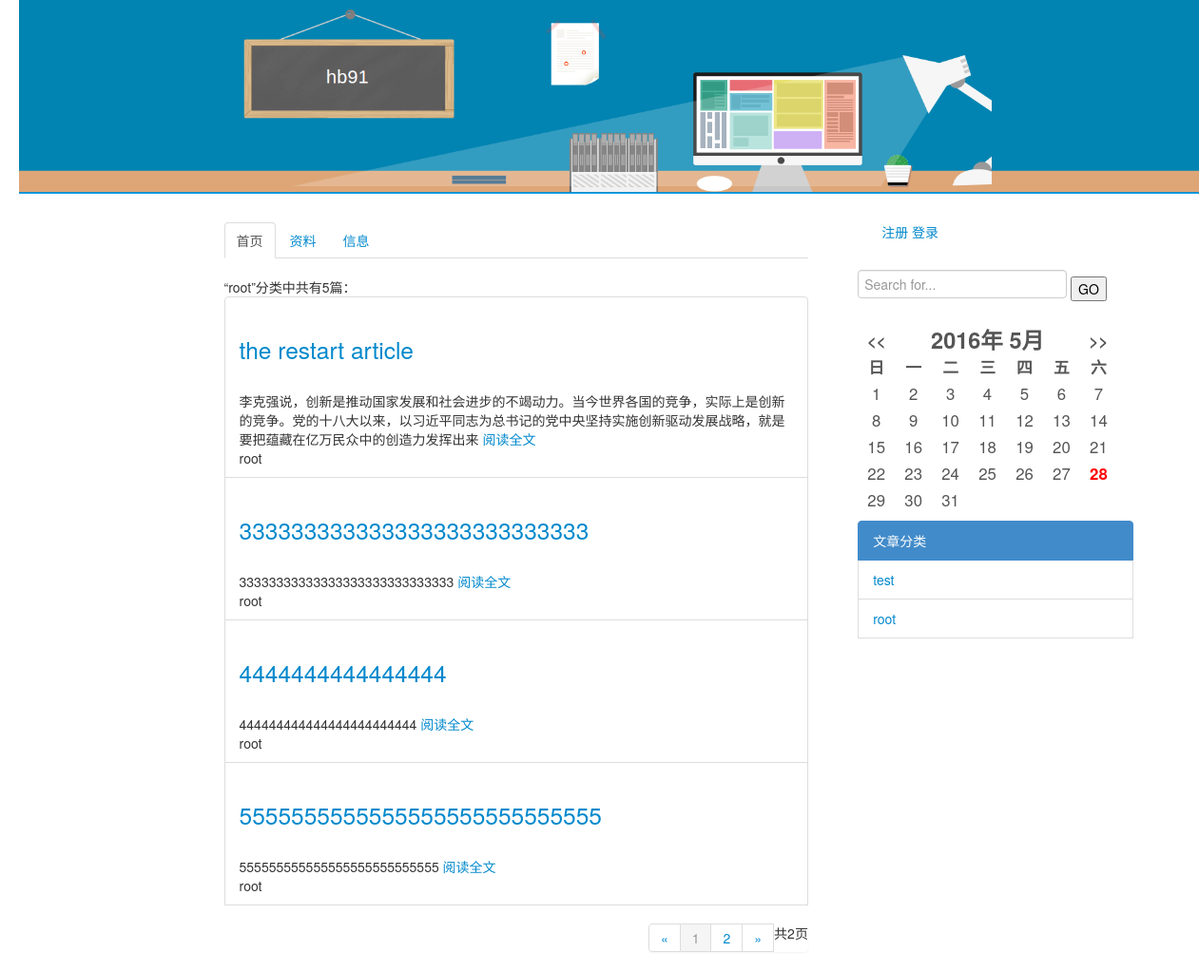
Screenshot of /blog/category/1/ with the database file from the repository.
### blog/models.py (models this page shows, shortened)
class Category(models.Model):
    name = models.CharField(max_length=30)
    class Meta:
        ordering = ['-id']

class Article(models.Model):
    title = models.CharField(max_length=100)
    author = models.ForeignKey(User)
    content = models.TextField()
    tags = models.ForeignKey(Category, blank=True, null=True)
    cre_date = models.DateTimeField()
    update = models.DateTimeField()

### blog/views.py (the view)
# urls.py: url(r'^category/(?P<pk>[0-9]+)/$', views.category, name="category"),
def category(request, pk):
    cate = Category.objects.get(pk=pk)
    article_list = cate.article_set.all()
    paginator = Paginator(article_list,4) #show 4 articles per page
    page = request.GET.get('page')
    try:
        articles = paginator.page(page)
    except PageNotAnInteger:
        articles = paginator.page(1)
    except EmptyPage:
        articles = paginator.page(paginator.num_pages)
    return render(request,'blog/index.html',
    {"article_list":article_list,
    "articles": articles,
    "is_category": True,
    "cate_name": cate.name,
    "categories": Category.objects.all()})

### blog/templates/blog/index.html
{% extends "blog/base.html" %}
    {% block context %}
    {% if is_category %}
    “{{ cate_name|safe }}”分类中共有{{ article_list|length}}篇：
    {% endif %}
    <div class="list-group">
        {% if articles %}
        {% for article in articles.object_list %}
        <li class="list-group-item">
            <h3>
            <a href="{% url 'blog:detail' article.id %}" >
                {{ article.title }} <br /></a>
            </h3>
                {{ article.content|truncatechars_html:100 }}
            <a href="{% url 'blog:detail' article.id %}" >
                阅读全文</a>
            <br />
            {{ article.author }}
        {% endfor %}
        {% else %}
                <p>No articles are available.</p>
        {% endif %}
        </li>
    </div>
<nav>
  <div class="pagination pagination-right">
    <ul >
    <li>
        {% if articles.has_previous %}
            <a href="?page={{ articles.previous_page_number }}" class="active">&laquo;</a>
        {% else %}
            <a href="" >&laquo;</a>
        {% endif %}
    </li>
    <li>
        {% for i in articles.paginator.page_range %}
            <li {% if articles.number == i %}class="active"{% endif %}>
                <a  href="?page={{ i }}">{{ i }}
                </a>
        </li>
        {% endfor %}
    </li>
    <li>
        {% if articles.has_next %}
            <a href="?page={{ articles.next_page_number }}" >&raquo;</a>
        {% else %}
            <a href="" >&raquo;</a>
        {% endif %}
    </li>
    <li>
        共{{ articles.paginator.num_pages }}页
    </li>
    </ul>
    </div>
</nav>
    {% endblock context %}

### blog/templates/blog/category.html
{% block category %}
<div class="list-group">
                <a class="list-group-item active">
                文章分类
                </a>
                {% if categories %}
                {% for c in categories %}
                <li class="list-group-item">
                <a href="{% url 'blog:category' c.id %}">{{ c.name }}</a>
                </li>
                {% endfor %}
                {% endif %}
</div>
{% endblock category %}

### rows the page displays
Category: name "root"
Article: title "the restart article", content "李克强说，创新是推动国家发展和社会进步的不竭动力。当今世界各国的竞争，实际上是创新的竞争。党的十八大以来，以习近平同志为总书记的党中央坚持实施创新驱动发展战略，就是要把蕴藏在亿万民众中的创造力发挥出来", author "root"
Article: title "333333333333333333333333333", content "33333333333333333333333333333", author "root"
Article: title "4444444444444444", content "444444444444444444444444", author "root"
Article: title "5555555555555555555555555555", content "555555555555555555555555555", author "root"
Category: name "test"

### other values shown
{{ article_list|length }} "5"
{{ i }} "1" "2"
{{ articles.paginator.num_pages }} "2"
